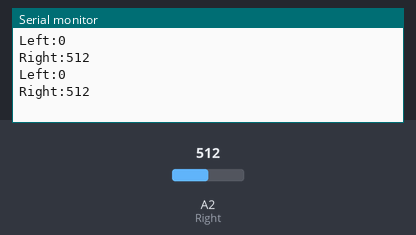
The sketch below on a simulated Arduino Uno, built with avr-gcc and run on an emulated ATmega328P. Parts: the last lines printed to the serial monitor. The inputs (shaded band) are chosen by the test bench; at power-on: A2 (Right) = 512.

Above: at 1.8 s.
1.9 s: A2 (Right) set to 716
At 2.8 s:
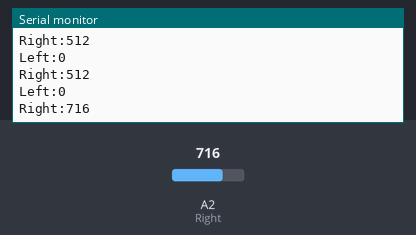
3.4 s: A2 (Right) set to 900
At 4.8 s:
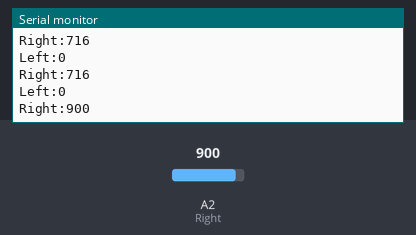
Timing chart, 0 to 6.4 s (numbered marks = the images above; inputs shaded):
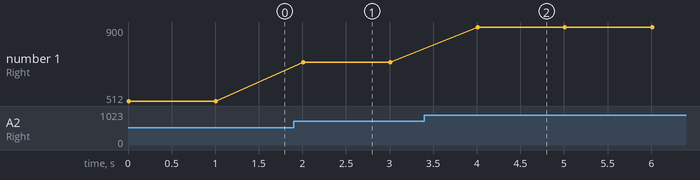

Measured:
- after the input at 1.9 s, the serial monitor: prints a new line after 0.11 s (image 1)
- after the input at 3.4 s, the serial monitor: prints a new line after 0.61 s (image 2)
- plotted number 1: 512 → 716 after the input at 1.9 s, 716 → 900 after the input at 3.4 s

The sketch:

testSensor.ino
```cpp
uint16_t readLeft = 0;
uint16_t readRight = 0;

void setup() {
  // put your setup code here, to run once:
  // The following is the setting for sensor
  pinMode(A1, INPUT);         // Left
  pinMode(A2, INPUT);       // Right

  Serial.begin(9600);
}

void loop() {
  // put your main code here, to run repeatedly:
  //readLeft = analogRead(A1);
  readRight = analogRead(A2);

  Serial.print("Left:");
  Serial.println(readLeft);
  Serial.print("Right:");
  Serial.println(readRight);

  delay(1000);
}
```
